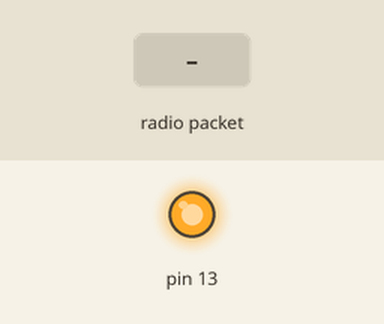
Recording of a sketch running on a simulated Arduino Uno, built with avr-gcc and run on an emulated ATmega328P. Shown: output pins drawn as LEDs (lit = HIGH). The test bench sets the inputs (shaded band). No radio packets arrive unless stated.

Above: at 4.9 s.
5.0 s: radio packet "0" arrives
At 6.19 s:
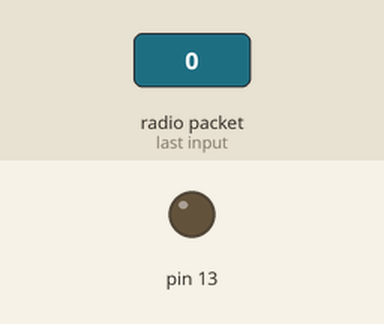
Timing chart, 0 to 8.0 s (numbered marks = the images above; inputs shaded):
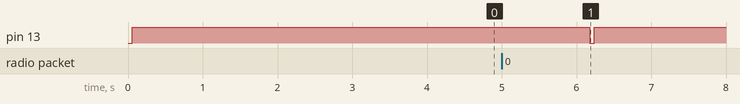

The sketch:

transmitter.ino
```cpp
#include <VirtualWire.h>

char *controller;
void setup() {

pinMode(13,OUTPUT);
vw_set_ptt_inverted(true); //
vw_set_tx_pin(3);
vw_set_rx_pin(2);
vw_setup(4000);// speed of data transfer Kbps

vw_rx_start();       // Start the receiver PLL running

}

void loop(){
controller="1"  ;
vw_send((uint8_t *)controller, strlen(controller));
vw_wait_tx(); // Wait until the whole message is gone
digitalWrite(13,1);
delay(2000);

uint8_t buf[VW_MAX_MESSAGE_LEN];
    uint8_t buflen = VW_MAX_MESSAGE_LEN;

    if (vw_get_message(buf, &buflen)) // Non-blocking
    {
      if(buf[0]=='1'){


   digitalWrite(13,1);
      }
   if(buf[0]=='0'){
  digitalWrite(13,0);
    }

}

}
```

Measured:
- after the input at 5.0 s, pin 13: HIGH → LOW after 1.2 s, → HIGH 0.06 s later
